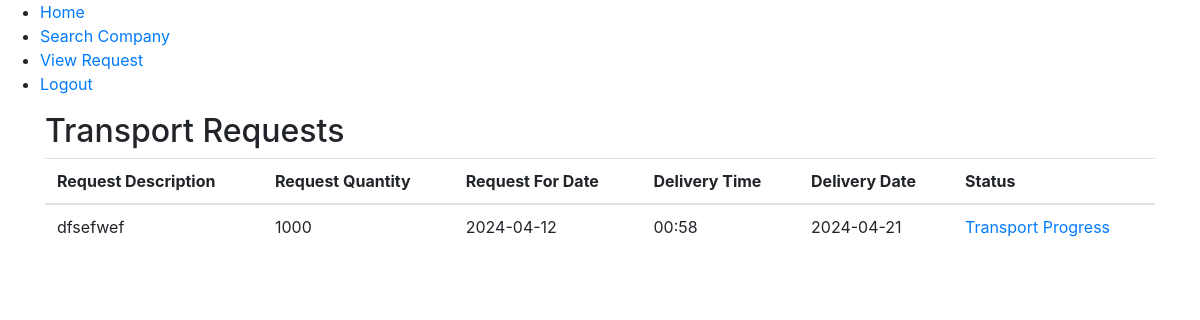
/User/ViewRequest/ (signed in), run on an earlier commit of the app's database.
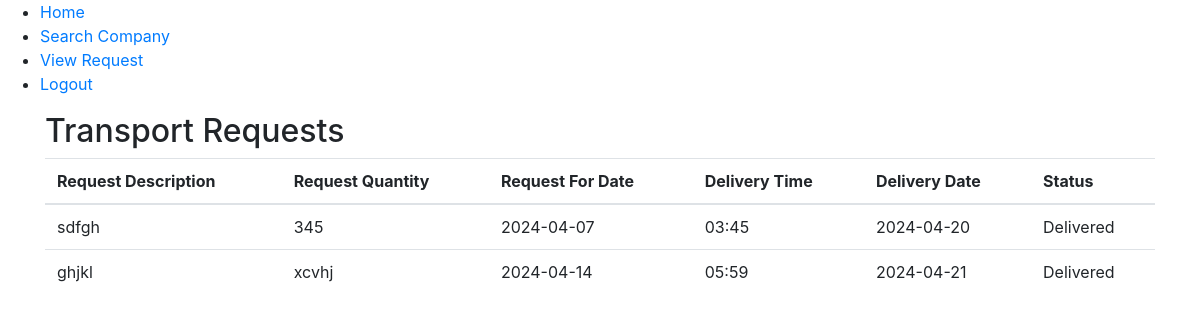
And on a later commit of the database.
### User/models.py (models this page shows)
class tbl_transport_request(models.Model):
    transport_request_id = models.AutoField(primary_key=True)
    transport_request_description = models.CharField(max_length=50)
    transport_request_date = models.DateField(auto_now_add=True)
    transport_request_qty = models.CharField(max_length=50)
    transport_request_for_date = models.CharField(max_length=50)
    transport_request_status = models.PositiveIntegerField(default=0)
    user_id = models.ForeignKey(tbl_user,on_delete=models.CASCADE)
    from_location_id = models.ForeignKey(tbl_location,on_delete=models.CASCADE,related_name="from_location_id")
    to_location_id = models.ForeignKey(tbl_location,on_delete=models.CASCADE,related_name="to_location_id")
    transport_request_reply = models.CharField(max_length=50, default='0')
    company_id = models.ForeignKey(tbl_company,on_delete=models.CASCADE)
    category_id = models.ForeignKey(tbl_category,on_delete=models.CASCADE)
    delivery_time = models.CharField(max_length=50)
    delivery_date = models.CharField(max_length=50)

### User/views.py (the view)
# urls.py: path('ViewRequest/',views.ViewRequest,name="ViewRequest"),
def ViewRequest(request):
    uid = tbl_user.objects.get(user_id=request.session['uid'])
    requestData = tbl_transport_request.objects.filter(user_id=uid)
    return render(request,"User/ViewRequest.html",{'requestData':requestData})

### User/Templates/User/ViewRequest.html (shortened to what this page needs)
{% extends 'User/Include.html' %}
{% load static %}
{% block content %}
<!DOCTYPE html>
<html lang="en">
<head>
    <link href="https://stackpath.bootstrapcdn.com/bootstrap/4.5.2/css/bootstrap.min.css" rel="stylesheet">
</head>
<body>
    <div class="container">
        <h2>Transport Requests</h2>
        <table class="table">
            <thead>
                <tr>
                    <th>Request Description</th>
                    <th>Request Quantity</th>
                    <th>Request For Date</th>
                    <th>Delivery Time</th>
                    <th>Delivery Date</th>
                    <th>Status</th>
                </tr>
            </thead>
            <tbody>
                {% for request in requestData %}
                <tr>
                    <td>{{ request.transport_request_description }}</td>
                    <td>{{ request.transport_request_qty }}</td>
                    <td>{{ request.transport_request_for_date }}</td>
                    <td>{{ request.delivery_time }}</td>
                    <td>{{ request.delivery_date }}</td>
                    <td>
                        {% if request.transport_request_status == 0 %}
                            Pending
                        {% elif request.transport_request_status == 1 %}
                            Rejected
                        {% elif request.transport_request_status == 2 %}
                            Accepted
                        {% elif request.transport_request_status == 3 %}
                            <a href="{% url 'user:TransportProgress' request.transport_request_id %}">Transport Progress</a>
                        {% elif request.transport_request_status == 4 %}
                            Delivered
                        {% endif %}
                    </td>
                </tr>
                {% endfor %}
            </tbody>
        </table>
    </div>
</body>
</html>
{% endblock content %}

What changed in the data, as far as the page shows it:
changed tbl_transport_request: transport_request_description "dfsefwef" → "sdfgh"; transport_request_qty "1000" → "345"; transport_request_for_date "2024-04-12" → "2024-04-07"; delivery_time "00:58" → "03:45"; delivery_date "2024-04-21" → "2024-04-20"; transport_request_status "Transport Progress" → "Delivered"
now on this page (row edited): tbl_transport_request: transport_request_description "ghjkl", transport_request_qty "xcvhj", transport_request_for_date "2024-04-14", delivery_time "05:59", delivery_date "2024-04-21", transport_request_status "Delivered"
